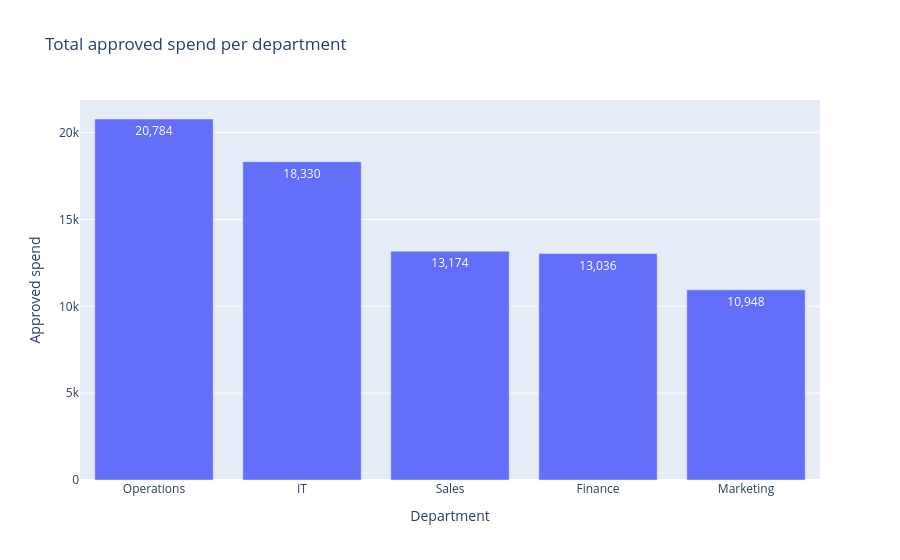

Here is the notebook cell this chart was saved with:
### Markdown cell above
## 3. Total approved spend per department

### Code cell
# Keep approved claims that have a usable Amount and a Department.
q1_rows = claims[(claims["Status"] == "Approved") & claims["amount_num"].notna() & claims["Department"].notna()]

# Add up Amount for each department.
q1 = (q1_rows.groupby("Department")["amount_num"].agg(["sum", "count"])
      .rename(columns={"sum": "Approved spend", "count": "Approved claims"})
      .sort_values("Approved spend", ascending=False)
      .round(2))
display(q1)

fig = px.bar(q1.reset_index(), x="Department", y="Approved spend", text_auto=",.0f",
             title="Total approved spend per department")
fig.show()

print(f"How: sum of Amount where Status = Approved, grouped by Department. Rows used: {len(q1_rows)} of {len(claims)}.")

### Figure 1 — Plotly figure (JSON) as saved in the notebook; plotly's stock layout.template omitted (floating-point values rounded to 4 significant figures)
{"data": [{"hovertemplate": "Department=%{x}<br>Approved spend=%{y}<extra></extra>", "legendgroup": "", "marker": {"color": "#636efa", "pattern": {"shape": ""}}, "name": "", "orientation": "v", "showlegend": false, "textposition": "auto", "texttemplate": "%{y:,.0f}", "type": "bar", "x": ["Operations", "IT", "Sales", "Finance", "Marketing"], "xaxis": "x", "y": [20780.0, 18330.0, 13170.0, 13040.0, 10950.0], "yaxis": "y"}], "layout": {"barmode": "relative", "legend": {"tracegroupgap": 0}, "title": {"text": "Total approved spend per department"}, "xaxis": {"anchor": "y", "domain": [0.0, 1.0], "title": {"text": "Department"}}, "yaxis": {"anchor": "x", "domain": [0.0, 1.0], "title": {"text": "Approved spend"}}}}
